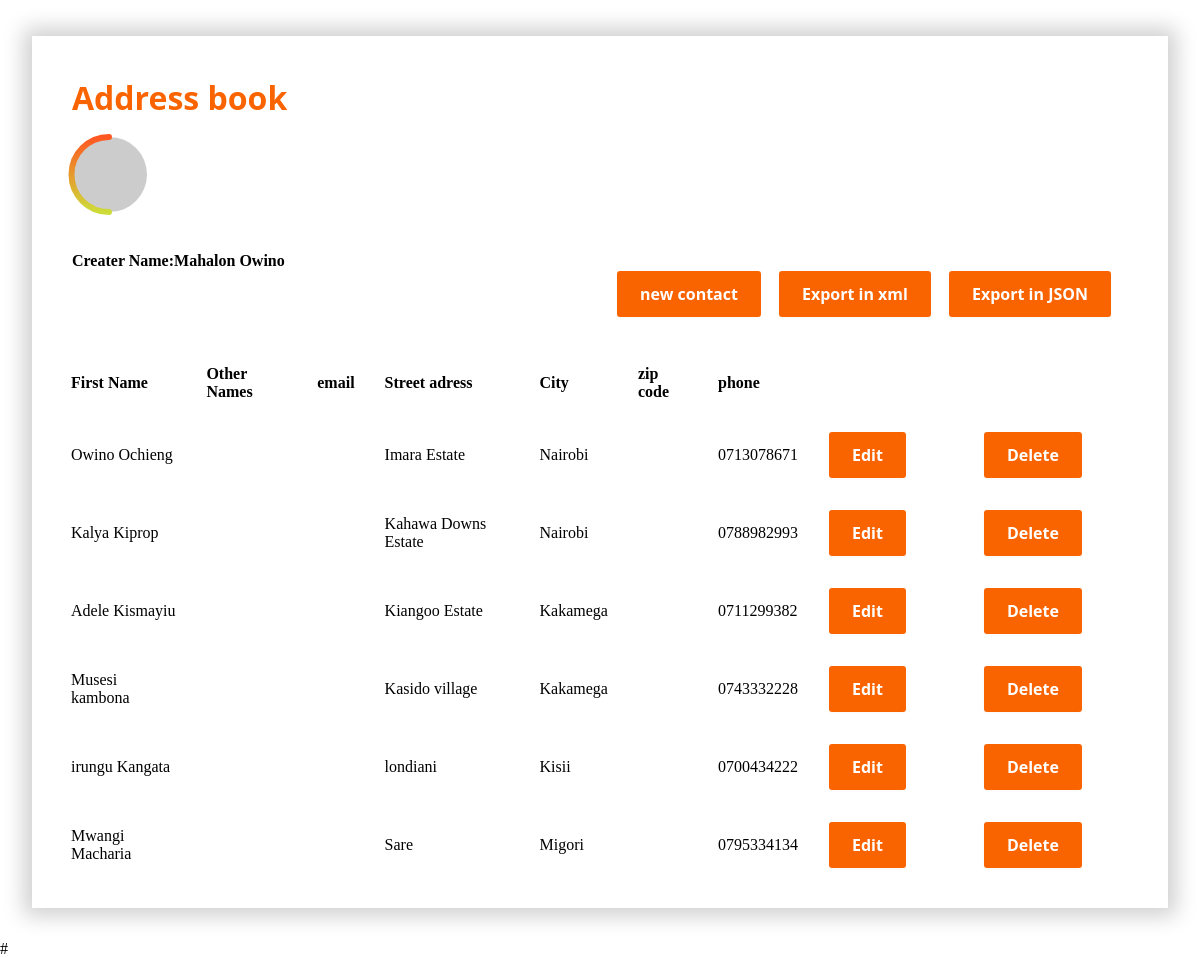
The page / on the database its author committed.
### tables this page shows
CREATE TABLE `contacts` (
  `contact_id` int(11) NOT NULL,
  `name` varchar(50) NOT NULL,
  `firstname` varchar(50) NOT NULL,
  `street_address` varchar(50) NOT NULL,
  `city` varchar(50) NOT NULL,
  `zip code` int(5) NOT NULL,
  `phone` varchar(50) DEFAULT NULL,
  PRIMARY KEY (`contact_id`)
);

### index.php (the view, shortened to what this page needs)
<!DOCTYPE html>
<html>
<head>
    <link rel='stylesheet' type='text/css' media='screen' href='main.css'>
</head>
<body>
<div class="main">
    <div class="header">
        <div class="header-title">
                <h1>Address book</h1>
                <br>
                <div class="svg-half">
                    <img src="https://i.pravatar.cc/75" />
                    <svg>
                      <linearGradient id="gradiant">
                        <stop offset="0%" style="stop-color: #ff5722;" />
                        <stop offset="100%" style="stop-color: #cddc39;" />
                      </linearGradient>
                      <path d="M0,38 a1,1 0 0,0 75,0" />
                    </svg>
                  </div>
                  <br><br>
                <h4>Creater Name:<span>Mahalon Owino</span></h4>
        </div>
        <div class="links">
        <a onclick=open_alert_json() href='index.php?json_export=true'> Export in JSON </a>
        <a onclick=open_alert_xml() href='index.php?xml_export=true'> Export in xml </a>
            <a href='add_contact.php'> new contact</a>
        </div>
    </div>
    <div class="table">
    <table class="contactList">
    <?php
$link = mysqli_connect("localhost", "root", "mahalonian", "adress_project");
$sql = "SELECT * FROM contacts";
if($result = mysqli_query($link, $sql)){
    if(mysqli_num_rows($result) > 0){
        echo "<table class='contactList'>";
            echo "<tr>";
                echo "<th>First Name</th>";
                echo "<th>Other Names</th>";
                echo "<th>email</th>";
                echo "<th>Street adress</th>";
                echo "<th>City</th>";
                echo "<th>zip code</th>";
                echo "<th>phone</th>";
            echo "</tr>";
        while($row = mysqli_fetch_array($result)){
            echo "<tr >";
                echo "<td>" . $row['firstname'] . "</td>";
                echo "<td>" . $row['other_names'] . "</td>";
                echo "<td>" . $row['email'] . "</td>";
                echo "<td>" . $row['street_address'] . "</td>";
                echo "<td>" . $row['city'] . "</td>";
                echo "<td>" . $row['zip_code'] . "</td>";
                echo "<td>" . $row['phone'] . "</td>";
                echo"<td><a id='edit_btn' href='edit_contact.php?contactid=" . $row['contact_id'] ."'>Edit</a><td>";
                echo"<td><a id='edit_btn' onclick=delete_contact() href='index.php?contact_delete=true&contactid=" . $row['contact_id'] ."'>Delete</a><td>";
            echo "</tr>";
        }
        echo "</table>";
    } else{
        echo "No records matching your query were found.";
    }
} else{
    echo "ERROR: Could not able to execute $sql. " . mysqli_error($link);
}
?>
    </table>
</div>
</div>
#
</body>
</html>

### main.css (style rules this page uses)
* { box-sizing: border-box; margin: 0px; padding: 0px; background-color: #ffffff }
.header { margin: 16px; padding: 16px; }
.header-title h1 { text-align: left; color: #fa6400; font-family: system-ui,-apple-system,system-ui,"Helvetica Neue",Helvetica,Arial,sans-serif; }
.header a { align-items: center; background-clip: padding-box; background-color: #fa6400; border: 1px solid transparent; border-radius: .25rem; box-shadow: rgba(0, 0, 0, 0.02) 0 1px 3px 0; box-sizing: border-box; color: #fff; cursor: pointer; display: inline-flex; font-family: system-ui,-apple-system,system-ui,"Helvetica Neue",Helvetica,Arial,sans-serif; font-size: 16px; font-weight: 600; justify-content: center; line-height: 1.25; margin: 0; min-height: 3rem; padding: calc(.875rem - 1px) calc(1.5rem - 1px); position: relative; text-decoration: none; transition: all 250ms; user-select: none; -webkit-user-select: none; touch-action: manipulation; vertical-align: baseline; width: auto; float: right; margin-right: 16px; }
.svg-half { position: relative; }
.svg-half img { border-radius: 50%; width: 75px; height: 75px; }
.svg-half svg { position: absolute; top: 0px; left: 0px; width: 75px; height: 75px; background: transparent; fill: transparent; stroke-linecap: round; stroke-linejoin: round; overflow: visible; stroke: #ff5722; stroke-width: 6; transform: rotate(90deg); stroke: url(#gradiant); }
.table { border-spacing: 30px; text-align: left; }
.table, .headings, .tableBody { padding: 16px; margin-top: 16px; }
th, td { padding: 15px; }
tr td a { align-items: center; background-clip: padding-box; background-color: #fa6400; border: 1px solid transparent; border-radius: .25rem; box-shadow: rgba(0, 0, 0, 0.02) 0 1px 3px 0; box-sizing: border-box; color: #fff; cursor: pointer; display: inline-flex; font-family: system-ui,-apple-system,system-ui,"Helvetica Neue",Helvetica,Arial,sans-serif; font-size: 16px; font-weight: 600; justify-content: center; line-height: 1.25; margin: 0; min-height: 3rem; padding: calc(.875rem - 1px) calc(1.5rem - 1px); position: relative; text-decoration: none; transition: all 250ms; user-select: none; -webkit-user-select: none; touch-action: manipulation; vertical-align: baseline; width: auto; float: right; margin-right: 16px; }
.main { box-shadow: 2px; margin: 32px; margin-top: 36px; box-shadow: 0 0 20px 8px #d0d0d0; padding: 8px; }
.contactList { text-align: left; width: 100%; margin-top: 16px; border: none; border-collapse:collapse; }

### rows shown on the page
contacts: firstname "Owino Ochieng", street_address "Imara Estate", city "Nairobi", phone "0713078671"
contacts: firstname "Kalya Kiprop", street_address "Kahawa Downs Estate", city "Nairobi", phone "0788982993"
contacts: firstname "Adele Kismayiu", street_address "Kiangoo Estate", city "Kakamega", phone "0711299382"
contacts: firstname "Musesi kambona", street_address "Kasido village", city "Kakamega", phone "0743332228"
contacts: firstname "irungu Kangata", street_address "londiani", city "Kisii", phone "0700434222"
contacts: firstname "Mwangi Macharia", street_address "Sare", city "Migori", phone "0795334134"
